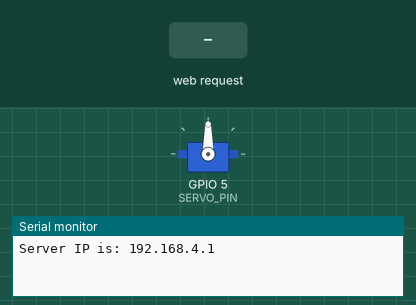
Bench run of a sketch on a simulated ESP8266 (NodeMCU). Shown: servo, the last lines printed to the serial monitor. Inputs (shaded band) come from the test bench.

Above: at 1.2 s.
1.3 s: HTTP request GET /Cup_A received
At 1.45 s:
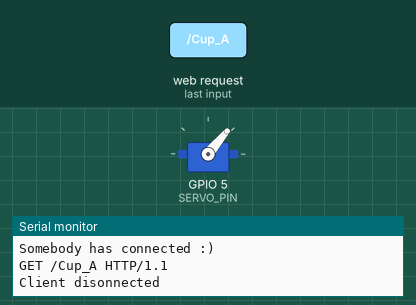
At 8.3 s:
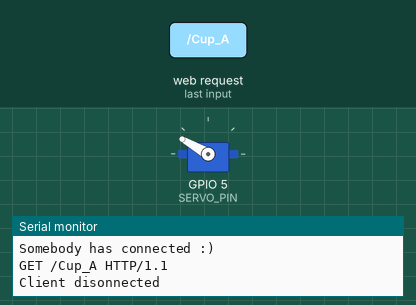
Timing chart, 0 to 9.8 s (numbered marks = the images above; inputs shaded):
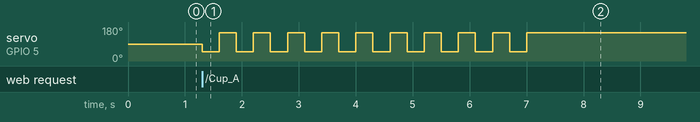

The sketch:

wifi_test.ino
```cpp
#include <ESP8266WiFi.h>
#include <Servo.h>

Servo myservo;  // create servo object to control a servo
int SERVO_PIN = 5;
int SERVO_RIGHT = 150;
int SERVO_LEFT = 50;
int SERVO_CENTER = 100;


WiFiServer server(80); //Initialize the server on Port 80
void setup() {

  WiFi.mode(WIFI_AP); //Our ESP8266-12E is an AccessPoint
  WiFi.softAP("Hello_IoT", "12345678"); // Provide the (SSID, password); .
  server.begin(); // Start the HTTP Server

  //Looking under the hood
  Serial.begin(115200); //Start communication between the ESP8266-12E and the monitor window
  IPAddress HTTPS_ServerIP= WiFi.softAPIP(); // Obtain the IP of the Server
  Serial.print("Server IP is: "); // Print the IP to the monitor window
  Serial.println(HTTPS_ServerIP);
  myservo.attach(SERVO_PIN);


}

void moveServo(int k) {
  int i = 0;
  while(i<10){
  myservo.write(SERVO_LEFT);
  delay(k*300);
  myservo.write(SERVO_RIGHT);
  delay(k*300);
  i += 1;
  }
}

void loop() {
  WiFiClient client = server.available();

  if (!client) {
    return;
  }

  //Looking under the hood
  Serial.println("Somebody has connected :)");

  //Read what the browser has sent into a String class and print the request to the monitor
  String request = client.readStringUntil('\r');

    //Looking under the hood
    Serial.println(request);

    // Prepare the HTML document to respond and add buttons:
    String s = "HTTP/1.1 200 OK\r\n";
    s += "Content-Type: text/html\r\n\r\n";
    s += "<!DOCTYPE HTML>\r\n<html>\r\n";


    s += "<a href=\"Cup_A\">Cup_A</a>";
    s += "<br><br><br>";


    s += "<a href=\"Cup_B\">Cup_B</a>";
    s += "</html>\n";

    //Serve the HTML document to the browser.
    client.flush(); //clear previous info in the stream
    client.print(s); // Send the response to the client
    delay(1);
    Serial.println("Client disonnected"); //Looking under the hood

    // Handle the Request
    if (request.indexOf("/Cup_A") != -1){
    moveServo(1);}
    else if (request.indexOf("/Cup_B") != -1){
    moveServo(2);}
}
```

Measured:
- after the input at 1.3 s, servo on GPIO 5 (SERVO_PIN): alternates 150° for 0.30 s and 50° for 0.30 s, 20 changes in all, then stays 150°, starting at once
